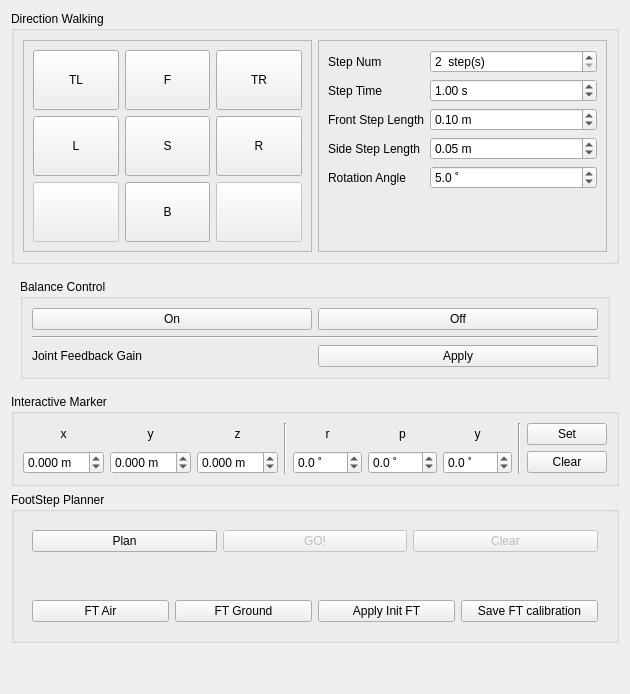
         <widget class="QWidget" name="tab_walking_module">
          <property name="enabled">
           <bool>true</bool>
          </property>
          <attribute name="title">
           <string>Walking</string>
          </attribute>
          <layout class="QVBoxLayout" name="verticalLayout_5">
           <item>
            <widget class="QGroupBox" name="groupBox">
             <property name="title">
              <string>Direction Walking</string>
             </property>
             <layout class="QHBoxLayout" name="horizontalLayout_3">
              <item>
               <widget class="QFrame" name="directon_walking_frame">
                <property name="frameShape">
                 <enum>QFrame::StyledPanel</enum>
                </property>
                <layout class="QGridLayout" name="gridLayout_4">
                 <item row="0" column="0">
                  <widget class="QPushButton" name="A0_button_fl">
                   <property name="minimumSize">
                    <size>
                     <width>60</width>
                     <height>60</height>
                    </size>
                   </property>
                   <property name="maximumSize">
                    <size>
                     <width>100</width>
                     <height>100</height>
                    </size>
                   </property>
                   <property name="text">
                    <string>TL</string>
                   </property>
                  </widget>
                 </item>
                 <item row="3" column="0">
                  <widget class="QPushButton" name="C0_button_bl">
                   <property name="enabled">
                    <bool>false</bool>
                   </property>
                   <property name="minimumSize">
                    <size>
                     <width>60</width>
                     <height>60</height>
                    </size>
                   </property>
                   <property name="maximumSize">
                    <size>
                     <width>100</width>
                     <height>100</height>
                    </size>
                   </property>
                   <property name="text">
                    <string/>
                   </property>
                  </widget>
                 </item>
                 <item row="0" column="2">
                  <widget class="QPushButton" name="A2_button_fr">
                   <property name="minimumSize">
                    <size>
                     <width>60</width>
                     <height>60</height>
                    </size>
                   </property>
                   <property name="maximumSize">
                    <size>
                     <width>100</width>
                     <height>100</height>
                    </size>
                   </property>
                   <property name="text">
                    <string>TR</string>
                   </property>
                  </widget>
                 </item>
                 <item row="2" column="2">
                  <widget class="QPushButton" name="B2_button_r">
                   <property name="minimumSize">
                    <size>
                     <width>60</width>
                     <height>60</height>
                    </size>
                   </property>
                   <property name="maximumSize">
                    <size>
                     <width>100</width>
                     <height>100</height>
                    </size>
                   </property>
                   <property name="text">
                    <string>R</string>
                   </property>
                  </widget>
                 </item>
                 <item row="2" column="1">
                  <widget class="QPushButton" name="B1_button_stop">
                   <property name="enabled">
                    <bool>true</bool>
                   </property>
                   <property name="minimumSize">
                    <size>
                     <width>60</width>
                     <height>60</height>
                    </size>
                   </property>
                   <property name="maximumSize">
                    <size>
                     <width>100</width>
                     <height>100</height>
                    </size>
                   </property>
                   <property name="text">
                    <string>S</string>
                   </property>
                  </widget>
                 </item>
                 <item row="2" column="0">
                  <widget class="QPushButton" name="B0_button_l">
                   <property name="minimumSize">
                    <size>
                     <width>60</width>
                     <height>60</height>
                    </size>
                   </property>
                   <property name="maximumSize">
                    <size>
                     <width>100</width>
                     <height>100</height>
                    </size>
                   </property>
                   <property name="text">
                    <string>L</string>
                   </property>
                  </widget>
                 </item>
                 <item row="3" column="1">
                  <widget class="QPushButton" name="C1_button_b">
                   <property name="minimumSize">
                    <size>
                     <width>60</width>
                     <height>60</height>
                    </size>
                   </property>
                   <property name="maximumSize">
                    <size>
                     <width>100</width>
                     <height>100</height>
                    </size>
                   </property>
                   <property name="text">
                    <string>B</string>
                   </property>
                  </widget>
                 </item>
                 <item row="3" column="2">
                  <widget class="QPushButton" name="C2_button_br">
                   <property name="enabled">
                    <bool>false</bool>
                   </property>
                   <property name="minimumSize">
                    <size>
                     <width>60</width>
                     <height>60</height>
                    </size>
                   </property>
                   <property name="maximumSize">
                    <size>
                     <width>100</width>
                     <height>100</height>
                    </size>
                   </property>
                   <property name="text">
                    <string/>
                   </property>
                  </widget>
                 </item>
                 <item row="0" column="1">
                  <widget class="QPushButton" name="A1_button_f">
                   <property name="minimumSize">
                    <size>
                     <width>60</width>
                     <height>60</height>
                    </size>
                   </property>
                   <property name="maximumSize">
                    <size>
                     <width>100</width>
                     <height>100</height>
                    </size>
                   </property>
                   <property name="text">
                    <string>F</string>
                   </property>
                  </widget>
                 </item>
                </layout>
               </widget>
              </item>
              <item>
               <widget class="QFrame" name="direction_param_frame">
                <property name="frameShape">
                 <enum>QFrame::StyledPanel</enum>
                </property>
                <property name="frameShadow">
                 <enum>QFrame::Plain</enum>
                </property>
                <layout class="QFormLayout" name="formLayout">
                 <item row="2" column="1">
                  <widget class="QSpinBox" name="A1_spinbox_step_num">
                   <property name="suffix">
                    <string>  step(s)</string>
                   </property>
                   <property name="minimum">
                    <number>2</number>
                   </property>
                  </widget>
                 </item>
                 <item row="2" column="0">
                  <widget class="QLabel" name="A0_label_step_num">
                   <property name="text">
                    <string>Step Num</string>
                   </property>
                  </widget>
                 </item>
                 <item row="4" column="0">
                  <widget class="QLabel" name="B0_label_f_step_length">
                   <property name="text">
                    <string>Front Step Length</string>
                   </property>
                  </widget>
                 </item>
                 <item row="4" column="1">
                  <widget class="QDoubleSpinBox" name="B1_spinbox_f_step_length">
                   <property name="suffix">
                    <string> m</string>
                   </property>
                   <property name="decimals">
                    <number>2</number>
                   </property>
                   <property name="maximum">
                    <double>2.000000000000000</double>
                   </property>
                   <property name="singleStep">
                    <double>0.010000000000000</double>
                   </property>
                   <property name="value">
                    <double>0.100000000000000</double>
                   </property>
                  </widget>
                 </item>
                 <item row="5" column="0">
                  <widget class="QLabel" name="C0_label_s_step_length">
                   <property name="text">
                    <string>Side Step Length</string>
                   </property>
                  </widget>
                 </item>
                 <item row="5" column="1">
                  <widget class="QDoubleSpinBox" name="C1_spinbox_s_step_length">
                   <property name="suffix">
                    <string> m</string>
                   </property>
                   <property name="decimals">
                    <number>2</number>
                   </property>
                   <property name="maximum">
                    <double>2.000000000000000</double>
                   </property>
                   <property name="singleStep">
                    <double>0.010000000000000</double>
                   </property>
                   <property name="value">
                    <double>0.050000000000000</double>
                   </property>
                  </widget>
                 </item>
                 <item row="6" column="0">
                  <widget class="QLabel" name="D0_label_r_angle">
                   <property name="text">
                    <string>Rotation Angle</string>
                   </property>
                  </widget>
                 </item>
                 <item row="6" column="1">
                  <widget class="QDoubleSpinBox" name="D1_spinbox_r_angle">
                   <property name="suffix">
                    <string> ˚</string>
                   </property>
                   <property name="decimals">
                    <number>1</number>
                   </property>
                   <property name="maximum">
                    <double>180.000000000000000</double>
                   </property>
                   <property name="singleStep">
                    <double>5.000000000000000</double>
                   </property>
                   <property name="value">
                    <double>5.000000000000000</double>
                   </property>
                  </widget>
                 </item>
                 <item row="3" column="0">
                  <widget class="QLabel" name="AB0_label_step_time">
                   <property name="text">
                    <string>Step Time</string>
                   </property>
                  </widget>
                 </item>
                 <item row="3" column="1">
                  <widget class="QDoubleSpinBox" name="AB1_spinbox_step_time">
                   <property name="suffix">
                    <string> s</string>
                   </property>
                   <property name="maximum">
                    <double>10.000000000000000</double>
                   </property>
                   <property name="singleStep">
                    <double>0.010000000000000</double>
                   </property>
                   <property name="value">
                    <double>1.000000000000000</double>
                   </property>
                  </widget>
                 </item>
                </layout>
               </widget>
              </item>
             </layout>
            </widget>
           </item>
           <item>
            <widget class="QWidget" name="widget" native="true">
             <layout class="QVBoxLayout" name="verticalLayout_6">
              <item>
               <widget class="QGroupBox" name="groupBox_3">
                <property name="title">
                 <string>Balance Control</string>
                </property>
                <layout class="QGridLayout" name="gridLayout_9">
                 <item row="0" column="0" colspan="2">
                  <widget class="QPushButton" name="button_balance_on">
                   <property name="text">
                    <string>On</string>
                   </property>
                  </widget>
                 </item>
                 <item row="0" column="2" colspan="2">
                  <widget class="QPushButton" name="button_balance_off">
                   <property name="text">
                    <string>Off</string>
                   </property>
                  </widget>
                 </item>
                 <item row="2" column="2" colspan="2">
                  <widget class="QPushButton" name="button_feedback_gain_apply">
                   <property name="text">
                    <string>Apply</string>
                   </property>
                  </widget>
                 </item>
                 <item row="1" column="0" colspan="4">
                  <widget class="Line" name="line_5">
                   <property name="orientation">
                    <enum>Qt::Horizontal</enum>
                   </property>
                  </widget>
                 </item>
                 <item row="2" column="0" colspan="2">
                  <widget class="QLabel" name="label_10">
                   <property name="text">
                    <string>Joint Feedback Gain</string>
                   </property>
                  </widget>
                 </item>
                </layout>
               </widget>
              </item>
             </layout>
            </widget>
           </item>
           <item>
            <widget class="QGroupBox" name="groupBox_6">
             <property name="title">
              <string>Interactive Marker</string>
             </property>
             <layout class="QGridLayout" name="gridLayout_10">
              <item row="0" column="5">
               <widget class="QLabel" name="label_18">
                <property name="text">
                 <string>p</string>
                </property>
                <property name="alignment">
                 <set>Qt::AlignCenter</set>
                </property>
               </widget>
              </item>
              <item row="1" column="0">
               <widget class="QDoubleSpinBox" name="dSpinBox_marker_pos_x">
                <property name="suffix">
                 <string> m</string>
                </property>
                <property name="decimals">
                 <number>3</number>
                </property>
                <property name="minimum">
                 <double>-10.000000000000000</double>
                </property>
                <property name="maximum">
                 <double>10.000000000000000</double>
                </property>
                <property name="singleStep">
                 <double>0.005000000000000</double>
                </property>
               </widget>
              </item>
              <item row="1" column="8">
               <widget class="QPushButton" name="button_marker_clear">
                <property name="text">
                 <string>Clear</string>
                </property>
               </widget>
              </item>
              <item row="1" column="5">
               <widget class="QDoubleSpinBox" name="dSpinBox_marker_ori_p">
                <property name="suffix">
                 <string> ˚</string>
                </property>
                <property name="decimals">
                 <number>1</number>
                </property>
                <property name="minimum">
                 <double>-180.000000000000000</double>
                </property>
                <property name="maximum">
                 <double>180.000000000000000</double>
                </property>
                <property name="singleStep">
                 <double>5.000000000000000</double>
                </property>
               </widget>
              </item>
              <item row="0" column="1">
               <widget class="QLabel" name="label_15">
                <property name="text">
                 <string>y</string>
                </property>
                <property name="alignment">
                 <set>Qt::AlignCenter</set>
                </property>
               </widget>
              </item>
              <item row="0" column="0">
               <widget class="QLabel" name="label_14">
                <property name="text">
                 <string>x</string>
                </property>
                <property name="alignment">
                 <set>Qt::AlignCenter</set>
                </property>
               </widget>
              </item>
              <item row="0" column="7" rowspan="2">
               <widget class="Line" name="line_7">
                <property name="orientation">
                 <enum>Qt::Vertical</enum>
                </property>
               </widget>
              </item>
              <item row="0" column="3" rowspan="2">
               <widget class="Line" name="line_6">
                <property name="orientation">
                 <enum>Qt::Vertical</enum>
                </property>
               </widget>
              </item>
              <item row="1" column="6">
               <widget class="QDoubleSpinBox" name="dSpinBox_marker_ori_y">
                <property name="suffix">
                 <string> ˚</string>
                </property>
                <property name="decimals">
                 <number>1</number>
                </property>
                <property name="minimum">
                 <double>-180.000000000000000</double>
                </property>
                <property name="maximum">
                 <double>180.000000000000000</double>
                </property>
                <property name="singleStep">
                 <double>5.000000000000000</double>
                </property>
               </widget>
              </item>
              <item row="1" column="4">
               <widget class="QDoubleSpinBox" name="dSpinBox_marker_ori_r">
                <property name="suffix">
                 <string> ˚</string>
                </property>
                <property name="decimals">
                 <number>1</number>
                </property>
                <property name="minimum">
                 <double>-180.000000000000000</double>
                </property>
                <property name="maximum">
                 <double>180.000000000000000</double>
                </property>
                <property name="singleStep">
                 <double>5.000000000000000</double>
                </property>
               </widget>
              </item>
              <item row="0" column="4">
               <widget class="QLabel" name="label_17">
                <property name="text">
                 <string>r</string>
                </property>
                <property name="alignment">
                 <set>Qt::AlignCenter</set>
                </property>
               </widget>
              </item>
              <item row="1" column="1">
               <widget class="QDoubleSpinBox" name="dSpinBox_marker_pos_y">
                <property name="suffix">
                 <string> m</string>
                </property>
                <property name="decimals">
                 <number>3</number>
                </property>
                <property name="minimum">
                 <double>-10.000000000000000</double>
                </property>
                <property name="maximum">
                 <double>10.000000000000000</double>
                </property>
                <property name="singleStep">
                 <double>0.005000000000000</double>
                </property>
               </widget>
              </item>
              <item row="1" column="2">
               <widget class="QDoubleSpinBox" name="dSpinBox_marker_pos_z">
                <property name="suffix">
                 <string> m</string>
                </property>
                <property name="decimals">
                 <number>3</number>
                </property>
                <property name="minimum">
                 <double>-10.000000000000000</double>
                </property>
                <property name="maximum">
                 <double>10.000000000000000</double>
                </property>
                <property name="singleStep">
                 <double>0.005000000000000</double>
                </property>
               </widget>
              </item>
              <item row="0" column="8">
               <widget class="QPushButton" name="button_marker_set">
                <property name="text">
                 <string>Set</string>
                </property>
               </widget>
              </item>
              <item row="0" column="2">
               <widget class="QLabel" name="label_16">
                <property name="text">
                 <string>z</string>
                </property>
                <property name="alignment">
                 <set>Qt::AlignCenter</set>
                </property>
               </widget>
              </item>
              <item row="0" column="6">
               <widget class="QLabel" name="label_19">
                <property name="text">
                 <string>y</string>
                </property>
                <property name="alignment">
                 <set>Qt::AlignCenter</set>
                </property>
               </widget>
              </item>
             </layout>
            </widget>
           </item>
           <item>
            <widget class="QGroupBox" name="footstep_planner_widget">
             <property name="title">
              <string>FootStep Planner</string>
             </property>
             <layout class="QVBoxLayout" name="verticalLayout_13">
              <item>
               <widget class="QWidget" name="widget" native="true">
                <layout class="QHBoxLayout" name="horizontalLayout_7">
                 <item>
                  <widget class="QPushButton" name="A0_button_get_step">
                   <property name="enabled">
                    <bool>true</bool>
                   </property>
                   <property name="text">
                    <string>Plan</string>
                   </property>
                  </widget>
                 </item>
                 <item>
                  <widget class="QPushButton" name="A2_button_go_walking">
                   <property name="enabled">
                    <bool>false</bool>
                   </property>
                   <property name="text">
                    <string>GO!</string>
                   </property>
                  </widget>
                 </item>
                 <item>
                  <widget class="QPushButton" name="A1_button_clear_step">
                   <property name="enabled">
                    <bool>false</bool>
                   </property>
                   <property name="text">
                    <string>Clear</string>
                   </property>
                  </widget>
                 </item>
                </layout>
               </widget>
              </item>
              <item>
               <widget class="QWidget" name="widget_2" native="true">
                <layout class="QVBoxLayout" name="verticalLayout_12"/>
               </widget>
              </item>
              <item>
               <widget class="QWidget" name="widget_3" native="true">
                <layout class="QHBoxLayout" name="horizontalLayout_8">
                 <item>
                  <widget class="QPushButton" name="button_ft_air">
                   <property name="toolTip">
                    <string>Enable - After moving to init pose</string>
                   </property>
                   <property name="text">
                    <string>FT Air</string>
                   </property>
                  </widget>
                 </item>
                 <item>
                  <widget class="QPushButton" name="button_ft_gnd">
                   <property name="toolTip">
                    <string>Enable - After moving to init pose</string>
                   </property>
                   <property name="text">
                    <string>FT Ground</string>
                   </property>
                  </widget>
                 </item>
                 <item>
                  <widget class="QPushButton" name="button_ft_calc">
                   <property name="toolTip">
                    <string>Enable - After moving to init pose</string>
                   </property>
                   <property name="text">
                    <string>Apply Init FT</string>
                   </property>
                  </widget>
                 </item>
                 <item>
                  <widget class="QPushButton" name="button_ft_save">
                   <property name="toolTip">
                    <string>Enable - After moving to init pose</string>
                   </property>
                   <property name="text">
                    <string>Save FT calibration</string>
                   </property>
                  </widget>
                 </item>
                </layout>
               </widget>
              </item>
             </layout>
            </widget>
           </item>
           <item>
            <spacer name="verticalSpacer_2">
             <property name="orientation">
              <enum>Qt::Vertical</enum>
             </property>
             <property name="sizeHint" stdset="0">
              <size>
               <width>20</width>
               <height>40</height>
              </size>
             </property>
            </spacer>
           </item>
          </layout>
         </widget>
